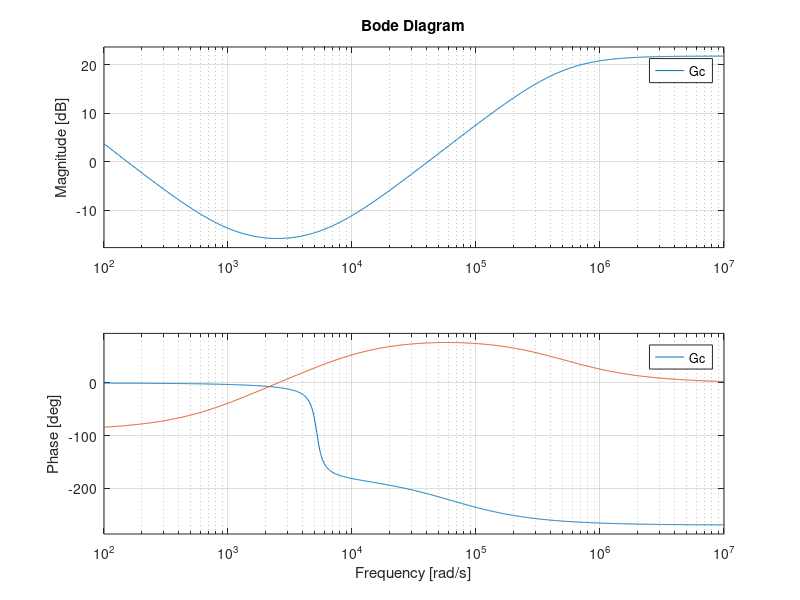
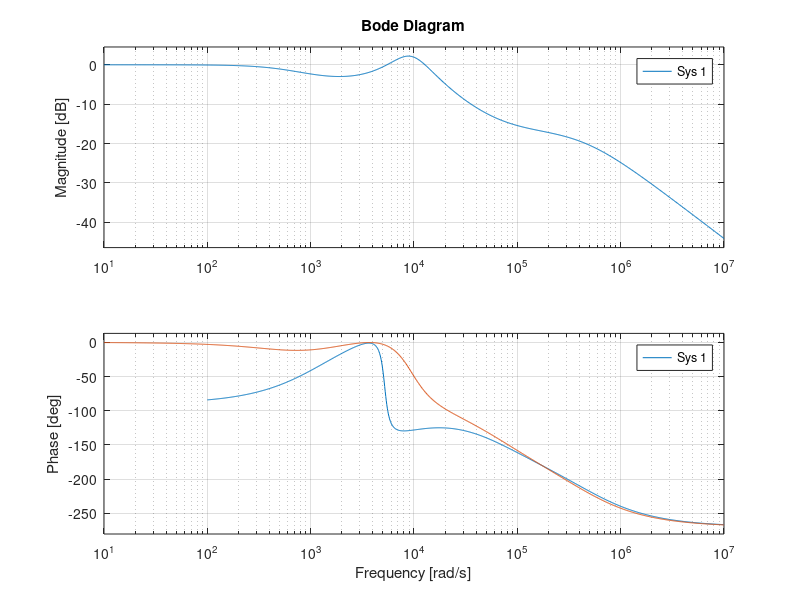

MATLAB code to generate these figures, in order:
clear all
close all
clc

% given parameters
Vg = 48;
V = -15;
fsw = 200e3;
Vref = 5;
Vm = 3;

L = 50e-6;
C = 220e-6;
R = 5;

% V = DVg/(1-D)
% V - VD = DVg
% V = D(Vg+V)
% (V/Vg+V) = D
D =  -V/(V+Vg);
Dprime = 1 - D;


s = tf('s');

% small-signal tf salient features
Ggo = -D/Dprime;
Gdo = V/(D*Dprime^2);
wo = Dprime/sqrt(L*C);
Q = Dprime*R*sqrt(C/L);
wz = ( Dprime^2 * R ) / ( D*L );

% transfer functions

    denom = 1 + (s/(Q*wo)) + (s/wo)^2;
    % control to output
    Gvd = Gdo * ( 1 - s/wz ) / denom;

    %line to output
    Gvg = Ggo / denom;

    % lpf/ sensor gain
    Ho = Vref/V;
    wf = 2*pi*(fsw/2.5);
    H = Ho; % /(1+ (s/wf));

% compensator design

Gco = 153;
wz1 = 5.56e3;
wz2 = 1.13e3;
Gc = Gco * (1 + s/wz1)*(1+ s/wz2)/ (s * (1+s/wf));



% closed loop functions

T = Gvd * Gc * H * (1/Vm);

figure();
h1 = subplot(211);
bode(T/Gc);
hold on;
h2 = subplot(212);
bode(Gc);

vtovref = (1/H) * (T/(1+T));


figure();
h1 = subplot(211);
bode(T);
hold on;
h2 = subplot(212);
bode(T/(1+T));
